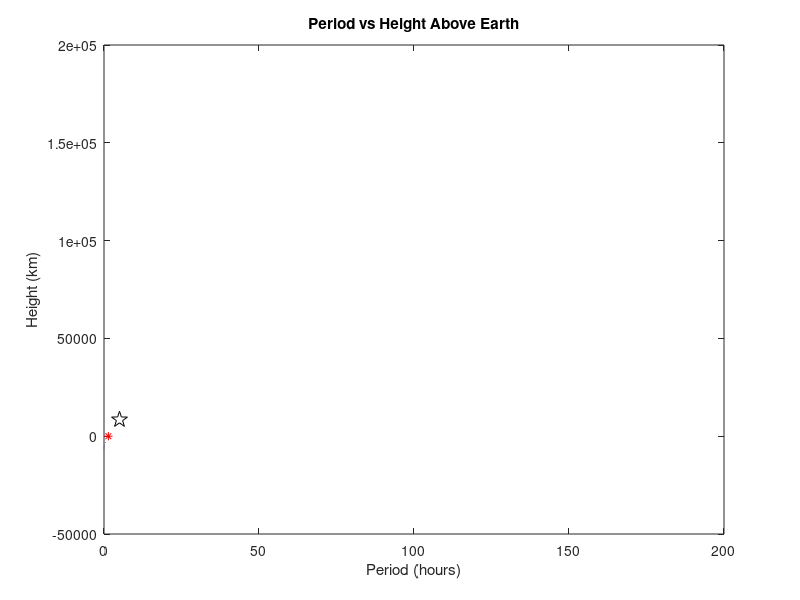

This figure's MATLAB source:
T = input('How long in hours does it take the satellite to orbit Earth? ');
T1 = T; %used for plot at end

%change T to seconds
T = T*3600;

%constants
G = 6.67*10^(-11);
M = 5.98*10^(24);
R = 6.371*10^(6);

h = (G*M*T^2/(4*pi^2))^(1/3)-R;

if h>=0
    %change h to kilometers
    h = h/1000;
    h = round(h);
    h1 = h; %used for plot at end

    %output
    formatSpec = "The satellite orbits at a height of %d km from Earth's surface";
    sprintf(formatSpec, h)

    %plot
    T = 0:648000;
    x = T/3600;
    h = (G*M*T.^2/(4*pi.^2)).^(1/3)-R;
    y1 = h/1000;

    plot(x, y1, 'b')
    hold on

    y2 = zeros(1, 648001);
    plot(x, y2, 'g')

    title('Period vs Height Above Earth')
    xlabel('Period (hours)')
    ylabel('Height (km)')

    %point of intersection
    plot(1.405, 0, '*r')

    %point of height from input period
    plot(T1, h1, 'pk', 'MarkerSize', 12)

else
    %output
    formatSpec = "The period of the satellite is too low";
    sprintf(formatSpec)
end